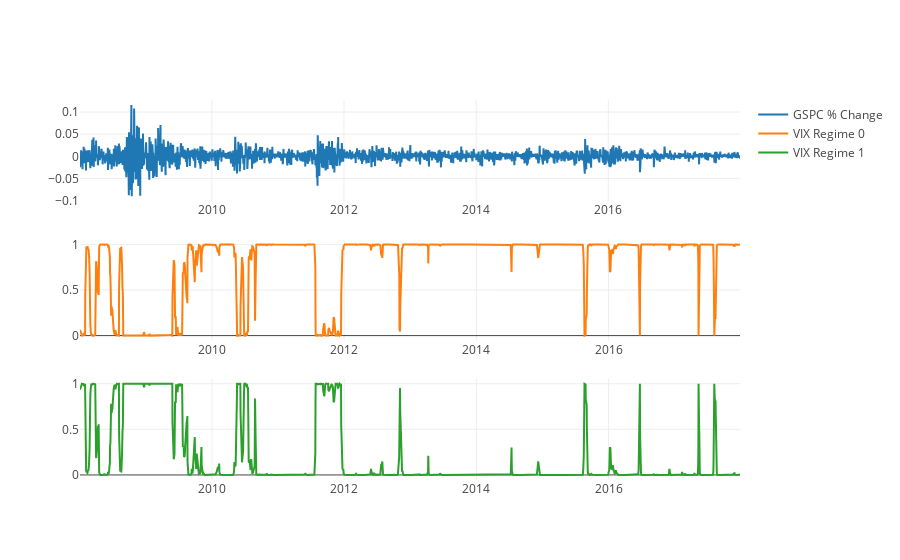

The notebook cell saved with this chart:
### Markdown cell above
### Markov Switching Autoregressive Model
Explaining Variance in GSPC returns using Variance in VIX returns + lag=1 VIX returns

### Code cell
msar_model = sm.tsa.MarkovAutoregression(endog=gspc_pct['close'], k_regimes=nRegimes, order=2,
    trend='c', exog=vix_pct["close"], switching_variance=True)

msar_model_results = msar_model.fit(iter=nIter)

##print model training summary
# print(msar_model_results.summary())

marg_probs_msar = [msar_model_results.smoothed_marginal_probabilities[i] for i in range(nRegimes)]

fig = make_subplots(rows=nRegimes+1, cols = 1)
fig.update_layout(template = style)
fig.add_trace(
        go.Scatter(y = gspc_pct["close"], x = gspc_pct.index, name = "GSPC % Change"),
        row = 1, col = 1
    )

for i in range(nRegimes):
    fig.add_trace(
        go.Scatter(y = marg_probs_msar[i], x = gspc_pct.index, name = "VIX Regime "+str(i)), 
        row = i+2, col=1
    )

fig.show()

### Figure 1 — Plotly figure (JSON) as saved in the notebook; plotly's stock layout.template omitted (floating-point values rounded to 4 significant figures; data arrays with more than 128 entries replaced by an {"elided": "..."} marker saying what was removed)
{"data": [{"name": "GSPC % Change", "type": "scatter", "x": {"elided": "2517 str values"}, "xaxis": "x", "y": {"elided": "2517 float values"}, "yaxis": "y"}, {"name": "VIX Regime 0", "type": "scatter", "x": {"elided": "2517 str values"}, "xaxis": "x2", "y": {"elided": "2515 float values"}, "yaxis": "y2"}, {"name": "VIX Regime 1", "type": "scatter", "x": {"elided": "2517 str values"}, "xaxis": "x3", "y": {"elided": "2515 float values"}, "yaxis": "y3"}], "layout": {"xaxis": {"anchor": "y", "domain": [0, 1]}, "xaxis2": {"anchor": "y2", "domain": [0, 1]}, "xaxis3": {"anchor": "y3", "domain": [0, 1]}, "yaxis": {"anchor": "x", "domain": [0.7333, 1]}, "yaxis2": {"anchor": "x2", "domain": [0.3667, 0.6333]}, "yaxis3": {"anchor": "x3", "domain": [0, 0.2667]}}}
